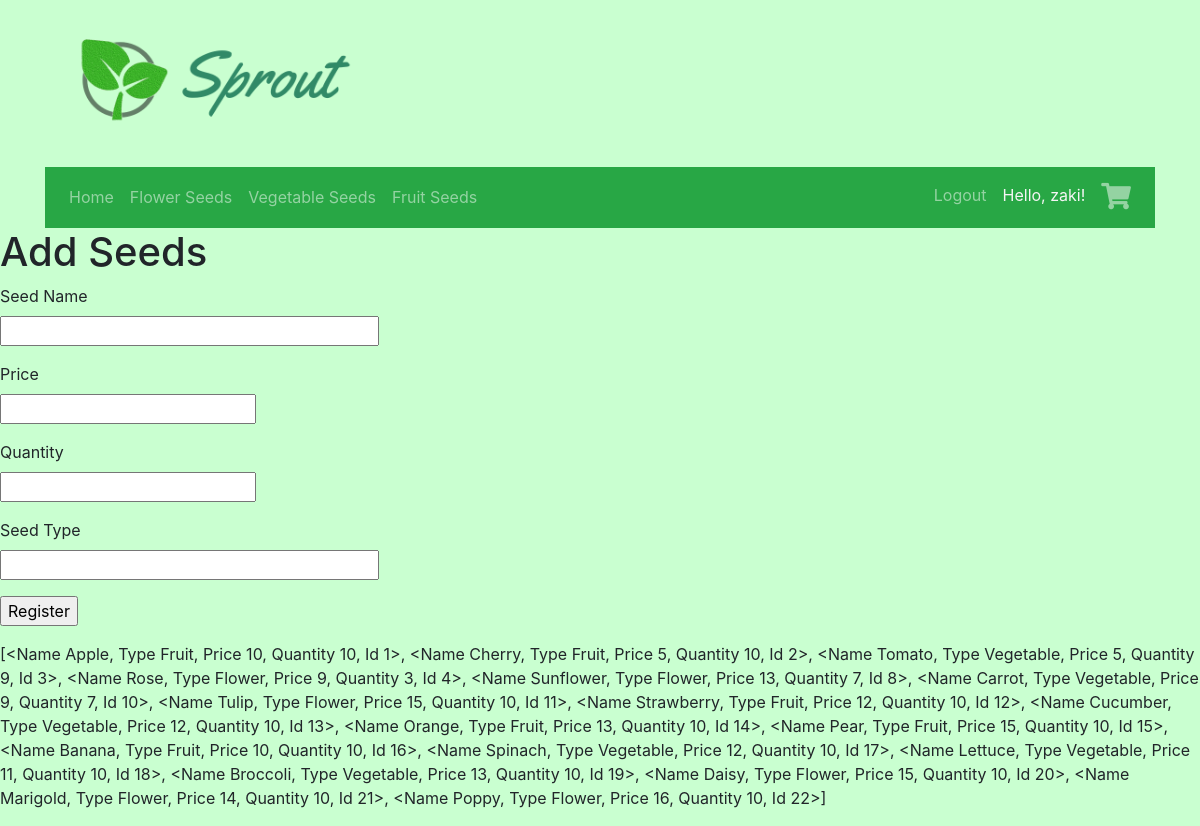
The app's page /admin (signed in) with its own data.
### app/model/login.py (models this page shows, shortened)
class User(UserMixin, db.Model):
    id = db.Column(db.Integer, primary_key=True)
    username = db.Column(db.String(50), index=True, unique=True)
    email = db.Column(db.String(50), index=True, unique=True)
    password_hash = db.Column(db.String(90))
    def get(id):
        return db.session.query(User).filter(User.id == id).first()

### app/model/seed.py (models this page shows, shortened)
class Seed(db.Model):
    id = db.Column(db.Integer, primary_key=True)
    name = db.Column(db.String(50), index=True, unique=True)
    seed_type = db.Column(db.String(50), index=True)
    price = db.Column(db.Integer, index=True)
    quantity = db.Column(db.Integer, index=True)
    def __repr__(self):
        return '<Name {}, Type {}, Price {}, Quantity {}, Id {}>'.format(self.name, self.seed_type, self.price, self.quantity, self.id)
    def get_all():
        return Seed.query.all()

### app/routes/admin.py (the view)
@app.route('/admin', methods=['GET', 'POST'])
@login_required
def admin():
    return admin_controller.seedregister()

### app/model/seedform.py (shortened to what this page needs)
class SeedForm(FlaskForm):
    seedname = StringField('Seed Name', validators=[DataRequired()])
    seed_type = StringField('Seed Type', validators=[DataRequired()])
    price = IntegerField('Price', validators=[DataRequired()])
    quantity = IntegerField('Quantity', validators=[DataRequired()])
    submit = SubmitField('Register')

### app/controller/admin_controller.py (called while the page is built, shortened)
    def seedregister(self):
        form = SeedForm()
        seeddisplay = Seed.get_all()
        return render_template('admin/admin.html', title='Admin Register', form=form, seeddisplay=seeddisplay)

### app/model/login.py (called while the page is built)
@login.user_loader
def user_loader(id):
    user = User.get(id)
    if user is None:
        flash('You have been automatically logged out')
    return User.query.get(int(id))

### app/templates/admin/admin.html (shortened to what this page needs)
{% extends "base.html" %}
{% block content %}
    <h1>Add Seeds</h1>
    <form action="" method="post">
        <p>
            {{ form.seedname.label }}<br>
            {{ form.seedname(size=32) }}<br>
        </p>
        <p>
            {{ form.price.label }}<br>
            {{ form.price(size=64) }}<br>
        </p>
        <p>
            {{ form.quantity.label }}<br>
            {{ form.quantity(size=32) }}<br>
        </p>
        <p>
            {{ form.seed_type.label }}<br>
            {{ form.seed_type(size=32) }}<br>
        </p>
        <p>{{ form.submit() }}</p>
    </form>
    <p>{{ seeddisplay }}</p>
{% endblock %}

### app/templates/base.html (shortened to what this page needs)
<!DOCTYPE html>
<html>
<head>
    <link rel="stylesheet" href="https://maxcdn.bootstrapcdn.com/bootstrap/4.5.2/css/bootstrap.min.css">
    <link href="{{url_for('static', filename='styles/font-awesome/all.min.css')}}" rel="stylesheet">
    <link rel="stylesheet" href="{{url_for('static', filename='styles/gallery.css')}}">
</head>
<body class="body">
    <div class="container" style="margin-top:25px">
        <a href="{{ url_for('home') }}"><img src="{{url_for('static', filename='images/Sprout-Logo.png')}}"
                alt="sprout_logo" style="width:350px;"></a>
    </div>
    <div class="container" style="margin-top:25px">
        <nav class="navbar navbar-expand-sm bg-success navbar-dark" style="justify-content:space-between;">
            <ul class="navbar-nav">
                <li class="nav-item">
                    <a class="nav-link" href="{{ url_for('home') }}">Home</a>
                </li>
                <li class="nav-item">
                    <a class="nav-link" href="{{ url_for('gallery') }}?seed_type=Flower">Flower Seeds</a>
                </li>
                <li class="nav-item">
                    <a class="nav-link" href="{{ url_for('gallery') }}?seed_type=Vegetable">Vegetable Seeds</a>
                </li>
                <li class="nav-item">
                    <a class="nav-link" href="{{ url_for('gallery') }}?seed_type=Fruit">Fruit Seeds</a>
                </li>
            </ul>
            <ul class="navbar-nav">
                {% if current_user.is_authenticated %}
                <li class="nav-item">
                    <a class="nav-link" href="{{ url_for('logout') }}">Logout</a>
                </li>
                <li class="nav-item usernameText">
                    <div class="nav-link" style="color: whitesmoke; ">Hello, {{ current_user.username }}!</div>
                </li>
                <li class="nav-item">
                    <a class="nav-link" href="{{ url_for('get_cart') }}"><i class="fas fa-shopping-cart"></i></a>
                </li>
                {% endif %}
            </ul>
        </nav>
    </div>
    {% block content %}{% endblock %}
</body>
</html>

### app/templates/base.html (style rules this page uses)
.body { background-color: #C9FFD0; -webkit-user-select: none; -ms-user-select: none; user-select: none; }
i.fas { font-size: 1.65em; }

### records on screen
User: username "zaki"
Seed: name+seed_type+price "[<Name Apple, Type Fruit, Price 10, Quantity 10, Id 1>, <Name Cherry, Type Fruit, Price 5, Quantity 10, Id 2>, <Name Tomato, Type Vegetable, Price 5, Quantity 9, Id 3>, <Name Rose, Type Flower, Price 9, Quantity 3, Id 4>, <Name Sunflower, Type Flower, Price 13, Quantity 7, Id 8>, <Name Carrot, Type Vegetable, Price 9, Quantity 7, Id 10>, <Name Tulip, Type Flower, Price 15, Quantity 10, Id 11>, <Name Strawberry, Type Fruit, Price 12, Quantity 10, Id 12>, <Name Cucumber, Type Vegetable, Price 12, Quantity 10, Id 13>, <Name Orange, Type Fruit, Price 13, Quantity 10, Id 14>, <Name Pear, Type Fruit, Price 15, Quantity 10, Id 15>, <Name Banana, Type Fruit, Price 10, Quantity 10, Id 16>, <Name…"
